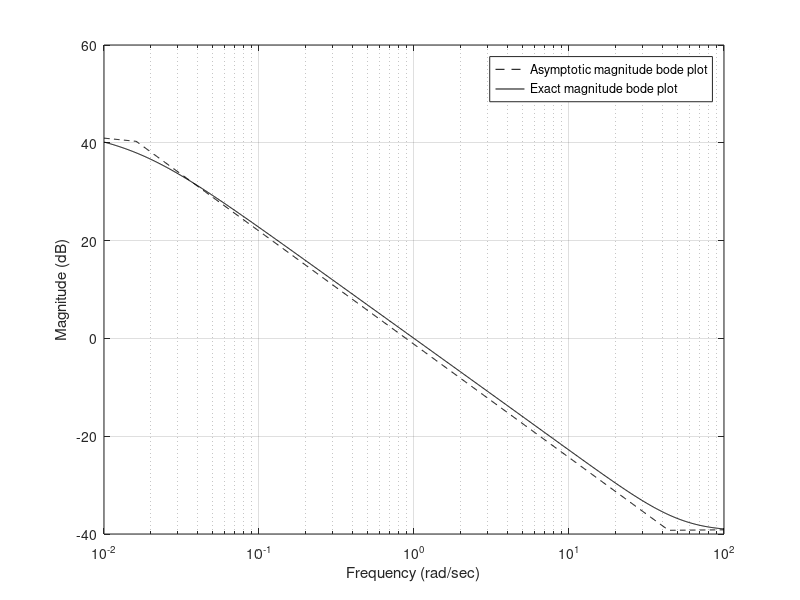

Here is the MATLAB script that generated this plot:
clc;
clf;
clear all;
close all;
Kp = 15.2864;
Ki = 98.1268;
Kd = 1.1625;
mew = 0.1578;
ita = 1.0148;
 K= 0.55;
 T = 62;
Wcr = (abs(Ki/Kd))^(1/(mew + ita));
Wcr1 = (abs(1/62));
w = logspace(-2 , 2, 1000);
mask = w < Wcr;
 mask1 = w < Wcr1
mag1 = 20*log10(Kp)*ones(size(w));
% mag2 = 20*log10(Kd)*ones(size(w));
mag3 = 20*log10(K)*ones(size(w));
mag4 =  (mask).*(20*log10(Ki/Kp)) + (~mask).*(20*(mew + ita)*log10(w)+ 20*log10(Kd/Kp) );
mag5 = -20*mew*log10(w);
mag6 =  (mask1).*(-20*log10(1)) + (~mask1).*(-20*log10(62*w));

% combined = mag1 + mag2 + mag3 + mag4 + mag5 + mag6 ;
 combined = mag1 + mag3 + mag4 + mag5 + mag6 ;
 
% figure(1);
% plot(1,1);
% semilogx(w, mag1,'Color','black')
% xlabel('Frequency(rad/sec)','FontSize', 15);
% ylabel('Magnitude dB','FontSize', 15);
% grid on;
% 
% figure(2);
% plot(1,2);
% semilogx(w, mag2,'Color','black')
% xlabel('Frequency(rad/sec)','FontSize', 15);
% ylabel('Magnitude dB','FontSize', 15);
% grid on;
% 
% figure(3);
% plot(1,3);
% semilogx(w, mag3,'Color','black')
% xlabel('Frequency(rad/sec)','FontSize', 15);
% ylabel('Magnitude dB','FontSize', 15);
% grid on;
%  
% figure (4);
% plot(1,4);
% semilogx(w, mag4,'Color','black')
% xlabel('Frequency(rad/sec)','FontSize', 15);
% ylabel('Magnitude dB','FontSize', 15);
% grid on;
%  
% figure (5);
% plot(1,5);
% semilogx(w, mag5,'Color','black')
% xlabel('Frequency(rad/sec)','FontSize', 15);
% ylabel('Magnitude dB','FontSize', 15);
% grid on;
%  
% figure (6);
% plot(1,6);
% semilogx(w, mag6,'Color','black')
% xlabel('Frequency(rad/sec)','FontSize', 15);
% ylabel('Magnitude dB','FontSize', 15);
% grid on;
 
figure(7);
plot(1,7);
semilogx(w, combined,'Color','black','LineStyle','--')
xlabel('Frequency(rad/sec)');
ylabel('Magnitude dB');
grid on;
legend('Asymptotic magnitude bode plot','Location','NorthEast')

 
plot(1,1);
semilogx(w, combined,'Color','black','LineStyle','--')
xlabel('Frequency(rad/sec)');
ylabel('Magnitude dB');
grid on;
hold on;

 
clc;
clear 
Kp = 15.2864;
Ki = 98.1268;
Kd = 1.1625;
mew = 0.1578;
ita = 1.0148;
 K= 0.55;
 T = 62;

w=logspace(-2,2,1000);
Mag=@(w) (20*log10(abs(sqrt(Kp).^2)) + 20*log10(abs(sqrt(K).^2)) + 20*log10(abs(sqrt((Kd/Kp)*(i.*w).^(mew+ita) + ((i.*w).^mew) + (Ki/Kp)).^2)) - 20*log10(abs(sqrt((T*(i.*w)) + 1).^2)) - 20*log10(abs(sqrt(i*w).^mew).^2));   
semilogx(w,Mag(w) ,'Color','black');
hold on;
grid on;
xlabel('Frequency (rad/sec)');
ylabel('Magnitude (dB)');
legend('Asymptotic magnitude bode plot','Exact magnitude bode plot','Location','NorthEast')
